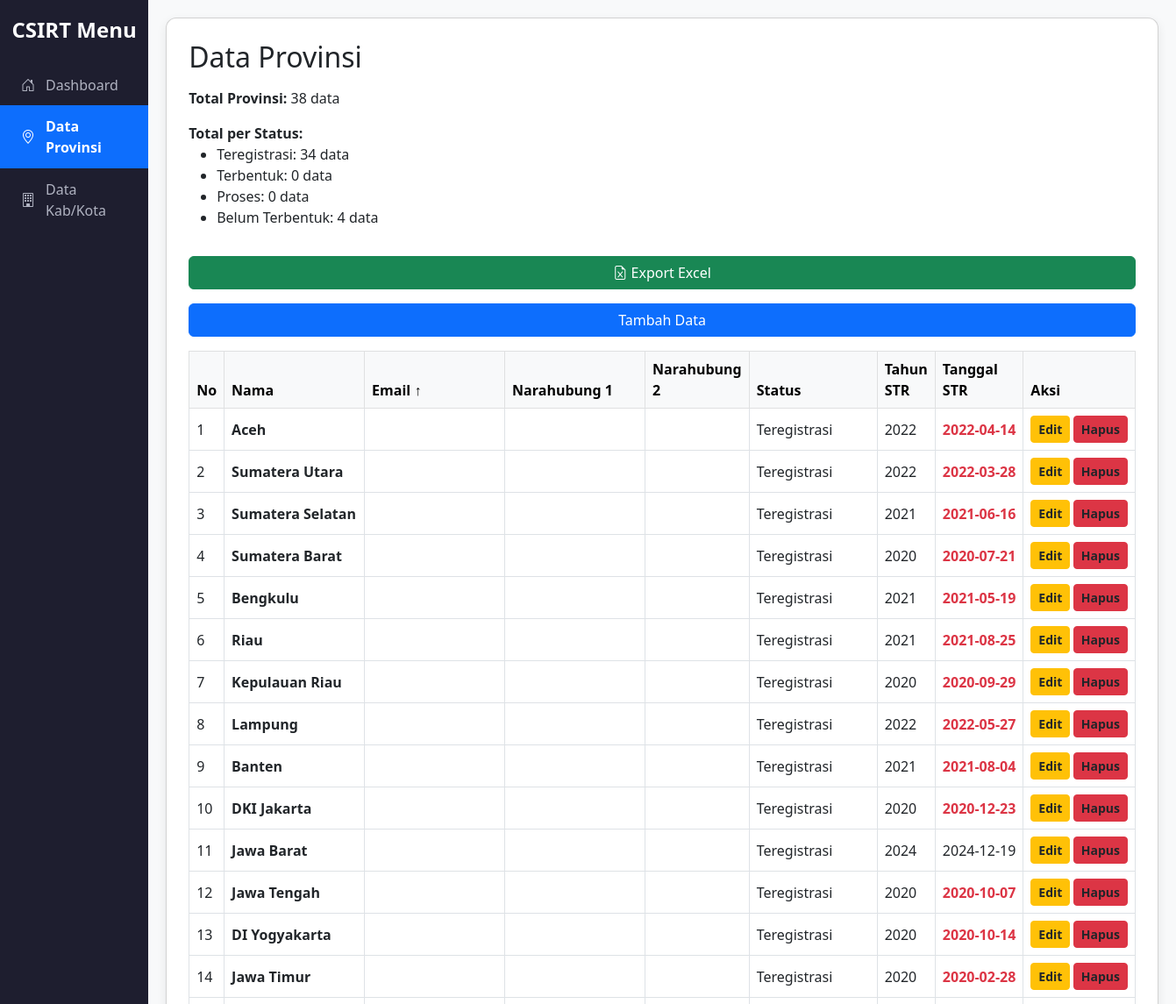
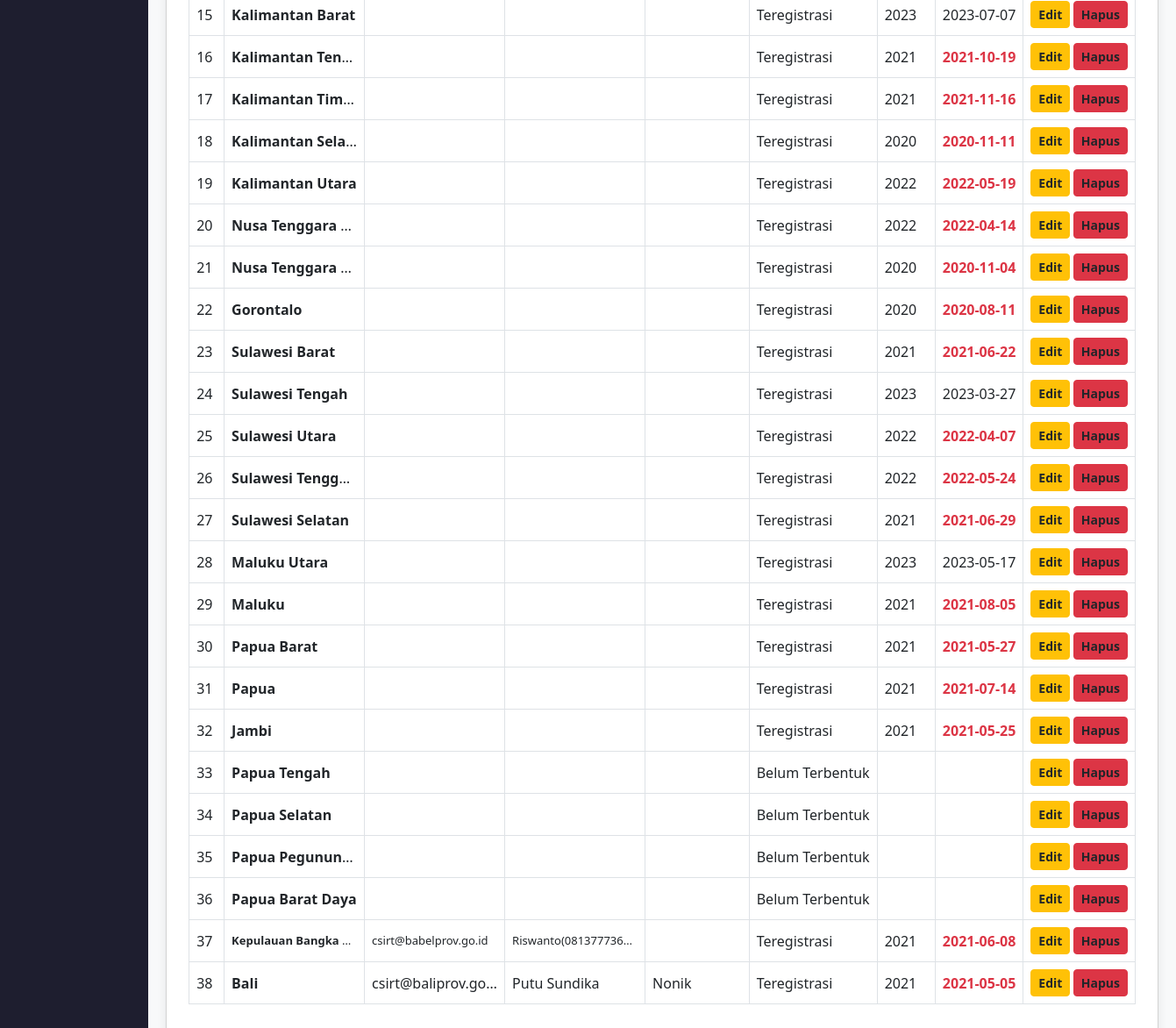
The app's page /provinsi.php?sort=email&order=asc with its own data (2 pictures, top to bottom).
### tables this page shows
CREATE TABLE `provinsi` (
  `id` int NOT NULL AUTO_INCREMENT,
  `nama` varchar(100) NOT NULL,
  `email` varchar(100) DEFAULT NULL,
  `narahubung1` varchar(100) DEFAULT NULL,
  `narahubung2` varchar(100) DEFAULT NULL,
  `tahunSTR` int DEFAULT NULL,
  `tanggalSTR` date DEFAULT NULL,
  `status` varchar(255) DEFAULT NULL,
  PRIMARY KEY (`id`),
  UNIQUE KEY `nama` (`nama`)
);

### provinsi.php (the view, shortened to what this page needs)
<?php include 'conn.php'; ?>
<!DOCTYPE html>
<html>
<head>
    <link href="https://cdn.jsdelivr.net/npm/bootstrap@5.3.0/dist/css/bootstrap.min.css" rel="stylesheet">
    <link href="https://cdn.jsdelivr.net/npm/bootstrap-icons@1.10.5/font/bootstrap-icons.css" rel="stylesheet">
</head>
<body>
<div class="sidebar">
    <h4 class="text-center mb-4">CSIRT Menu</h4>
    <div class="list-group">
        <a href="index.php" class="list-group-item <?= basename($_SERVER['PHP_SELF']) == 'index.php' ? 'active' : '' ?>">
            <i class="bi bi-house-door"></i> Dashboard
        </a>
        <a href="provinsi.php" class="list-group-item <?= basename($_SERVER['PHP_SELF']) == 'provinsi.php' ? 'active' : '' ?>">
            <i class="bi bi-geo-alt"></i> Data Provinsi
        </a>
        <a href="kabkot.php" class="list-group-item <?= basename($_SERVER['PHP_SELF']) == 'kabkot.php' ? 'active' : '' ?>">
            <i class="bi bi-building"></i> Data Kab/Kota
        </a>
    </div>
</div>
<div class="content">
    <div class="card">
        <h2 class="mb-3">Data Provinsi</h2>
        <?php
        $total_result = $conn->query("SELECT COUNT(*) AS total FROM provinsi");
        $total_row = $total_result->fetch_assoc();
        echo "<p><strong>Total Provinsi:</strong> {$total_row['total']} data</p>";
        $status_list = ['Teregistrasi', 'Terbentuk', 'Proses'];
        $counts = [];
        foreach ($status_list as $s) {
            $res = $conn->query("SELECT COUNT(*) as total FROM provinsi WHERE status = '$s'");
            $row = $res->fetch_assoc();
            $counts[$s] = $row['total'];
        }
        $res = $conn->query("SELECT COUNT(*) as total FROM provinsi WHERE status IS NULL OR status = '' OR status = '-'");
        $row = $res->fetch_assoc();
        $counts['Belum Terbentuk'] = $row['total'];
        $allowed_columns = ['nama', 'email', 'narahubung1', 'narahubung2', 'status', 'tahunSTR', 'tanggalSTR'];
        $sort = in_array($_GET['sort'] ?? '', $allowed_columns) ? $_GET['sort'] : 'nama';
        $order = ($_GET['order'] ?? 'asc') === 'desc' ? 'desc' : 'asc';
        $new_order = $order === 'asc' ? 'desc' : 'asc';
        function sort_arrow($column, $current, $order) {
            if ($column !== $current) return '';
            return $order === 'asc' ? ' ↑' : ' ↓';
        }
        ?>
        <div class="mb-3">
            <strong>Total per Status:</strong>
            <ul>
                <li>Teregistrasi: <?= $counts['Teregistrasi'] ?> data</li>
                <li>Terbentuk: <?= $counts['Terbentuk'] ?> data</li>
                <li>Proses: <?= $counts['Proses'] ?> data</li>
                <li>Belum Terbentuk: <?= $counts['Belum Terbentuk'] ?> data</li>
            </ul>
        </div>
        <a href="provinsi_export_excel.php" class="btn btn-success mb-3">
            <i class="bi bi-file-earmark-excel"></i> Export Excel
        </a>
        <a href="provinsi_tambah.php" class="btn btn-primary mb-3">Tambah Data</a>
        <div class="table-responsive">
            <table class="table table-bordered align-middle">
                <thead class="table-light">
                <tr>
                    <th>No</th>
                    <?php
                    foreach ([
                        'nama' => 'Nama',
                        'email' => 'Email',
                        'narahubung1' => 'Narahubung 1',
                        'narahubung2' => 'Narahubung 2',
                        'status' => 'Status',
                        'tahunSTR' => 'Tahun STR',
                        'tanggalSTR' => 'Tanggal STR'
                    ] as $key => $label) {
                        echo "<th><a href='?sort={$key}&order=" . ($sort === $key ? $new_order : 'asc') . "'>$label" . sort_arrow($key, $sort, $order) . "</a></th>";
                    }
                    ?>
                    <th>Aksi</th>
                </tr>
                </thead>
                <tbody>
                <?php
                $result = $conn->query("SELECT * FROM provinsi ORDER BY $sort $order");
                $no = 1;
                while ($row = $result->fetch_assoc()) {
                    $status_display = trim($row['status']) ?: 'Belum Terbentuk';
                    if ($status_display == '-') $status_display = 'Belum Terbentuk';
                    $nama_provinsi = htmlspecialchars($row['nama']);
                    $url_provinsi = urlencode($row['nama']);
                    $tanggalSTR = $row['tanggalSTR'];
                    $tanggalSTR_class = '';
                    if ($tanggalSTR && $tanggalSTR !== '0000-00-00') {
                        $tgl = new DateTime($tanggalSTR);
                        $now = new DateTime();
                        $interval = $tgl->diff($now);
                        if ($interval->y >= 3) {
                            $tanggalSTR_class = 'text-danger fw-bold';
                        }
                    }
                    echo "<tr>
                        <td>{$no}</td>
                        <td><a href='kabkot.php?search={$url_provinsi}&search_by=provinsi' class='text-decoration-none'>{$nama_provinsi}</a></td>
                        <td>{$row['email']}</td>
                        <td>{$row['narahubung1']}</td>
                        <td>{$row['narahubung2']}</td>
                        <td>{$status_display}</td>
                        <td>{$row['tahunSTR']}</td>
                        <td class='{$tanggalSTR_class}'>{$tanggalSTR}</td>
                        <td>
                            <a href='provinsi_edit.php?id={$row['id']}' class='btn btn-sm btn-warning'>Edit</a>
                            <a href='provinsi_hapus.php?id={$row['id']}' class='btn btn-sm btn-danger' onclick='return confirm(\"Yakin hapus?\")'>Hapus</a>
                        </td>
                    </tr>";
                    $no++;
                }
                ?>
                </tbody>
            </table>
        </div>
    </div>
</div>
</body>
</html>

### provinsi.php (style rules this page uses)
body { display: flex; min-height: 100vh; background-color: #f8f9fa; font-family: 'Segoe UI', sans-serif; }
.sidebar { width: 240px; background-color: #1e1e2f; color: #ffffff; display: flex; flex-direction: column; padding: 20px 0; }
.sidebar h4 { color: #ffffff; font-weight: bold; }
.sidebar .list-group { width: 100%; }
.sidebar .list-group-item { background: none; border: none; color: #b0b3c1; font-size: 16px; padding: 12px 24px; display: flex; align-items: center; gap: 12px; transition: background 0.2s ease; }
.sidebar .list-group-item.active { background-color: #0d6efd; color: #ffffff; font-weight: bold; }
.content { flex-grow: 1; padding: 20px; }
.card { border-radius: 12px; box-shadow: 0 4px 12px rgba(0, 0, 0, 0.08); padding: 25px; background-color: #ffffff; }
th a { color: inherit; text-decoration: none; }
.table td a { color: inherit !important; font-weight: bold; }
.table thead { background-color: #f1f1f1; }
.table td { max-width: 160px; white-space: nowrap; overflow: hidden; text-overflow: ellipsis; vertical-align: middle; }
.table td.small-font { font-size: 13px; }

### records on screen
provinsi: nama "Aceh", status "Teregistrasi", tahunSTR "2022", tanggalSTR "2022-04-14"
provinsi: nama "Sumatera Utara", status "Teregistrasi", tahunSTR "2022", tanggalSTR "2022-03-28"
provinsi: nama "Sumatera Selatan", status "Teregistrasi", tahunSTR "2021", tanggalSTR "2021-06-16"
provinsi: nama "Sumatera Barat", status "Teregistrasi", tahunSTR "2020", tanggalSTR "2020-07-21"
provinsi: nama "Bengkulu", status "Teregistrasi", tahunSTR "2021", tanggalSTR "2021-05-19"
provinsi: nama "Riau", status "Teregistrasi", tahunSTR "2021", tanggalSTR "2021-08-25"
provinsi: nama "Kepulauan Riau", status "Teregistrasi", tahunSTR "2020", tanggalSTR "2020-09-29"
provinsi: nama "Lampung", status "Teregistrasi", tahunSTR "2022", tanggalSTR "2022-05-27"
provinsi: nama "Banten", status "Teregistrasi", tahunSTR "2021", tanggalSTR "2021-08-04"
provinsi: nama "DKI Jakarta", status "Teregistrasi", tahunSTR "2020", tanggalSTR "2020-12-23"
provinsi: nama "Jawa Barat", status "Teregistrasi", tahunSTR "2024", tanggalSTR "2024-12-19"
provinsi: nama "Jawa Tengah", status "Teregistrasi", tahunSTR "2020", tanggalSTR "2020-10-07"
provinsi: nama "DI Yogyakarta", status "Teregistrasi", tahunSTR "2020", tanggalSTR "2020-10-14"
provinsi: nama "Jawa Timur", status "Teregistrasi", tahunSTR "2020", tanggalSTR "2020-02-28"
provinsi: nama "Kalimantan Barat", status "Teregistrasi", tahunSTR "2023", tanggalSTR "2023-07-07"
provinsi: nama "Kalimantan Ten…", status "Teregistrasi", tahunSTR "2021", tanggalSTR "2021-10-19"
provinsi: nama "Kalimantan Tim…", status "Teregistrasi", tahunSTR "2021", tanggalSTR "2021-11-16"
provinsi: nama "Kalimantan Sela…", status "Teregistrasi", tahunSTR "2020", tanggalSTR "2020-11-11"
provinsi: nama "Kalimantan Utara", status "Teregistrasi", tahunSTR "2022", tanggalSTR "2022-05-19"
provinsi: nama "Nusa Tenggara…", status "Teregistrasi", tahunSTR "2022", tanggalSTR "2022-04-14"
provinsi: nama "Nusa Tenggara…", status "Teregistrasi", tahunSTR "2020", tanggalSTR "2020-11-04"
provinsi: nama "Gorontalo", status "Teregistrasi", tahunSTR "2020", tanggalSTR "2020-08-11"
provinsi: nama "Sulawesi Barat", status "Teregistrasi", tahunSTR "2021", tanggalSTR "2021-06-22"
provinsi: nama "Sulawesi Tengah", status "Teregistrasi", tahunSTR "2023", tanggalSTR "2023-03-27"
provinsi: nama "Sulawesi Utara", status "Teregistrasi", tahunSTR "2022", tanggalSTR "2022-04-07"
provinsi: nama "Sulawesi Tengg…", status "Teregistrasi", tahunSTR "2022", tanggalSTR "2022-05-24"
provinsi: nama "Sulawesi Selatan", status "Teregistrasi", tahunSTR "2021", tanggalSTR "2021-06-29"
provinsi: nama "Maluku Utara", status "Teregistrasi", tahunSTR "2023", tanggalSTR "2023-05-17"
provinsi: nama "Maluku", status "Teregistrasi", tahunSTR "2021", tanggalSTR "2021-08-05"
provinsi: nama "Papua Barat", status "Teregistrasi", tahunSTR "2021", tanggalSTR "2021-05-27"
provinsi: nama "Papua", status "Teregistrasi", tahunSTR "2021", tanggalSTR "2021-07-14"
provinsi: nama "Jambi", status "Teregistrasi", tahunSTR "2021", tanggalSTR "2021-05-25"
provinsi: nama "Papua Tengah", status "Belum Terbentuk"
provinsi: nama "Papua Selatan", status "Belum Terbentuk"
provinsi: nama "Papua Pegunun…", status "Belum Terbentuk"
provinsi: nama "Papua Barat Daya", status "Belum Terbentuk"
provinsi: nama "Kepulauan Bangka…", email "csirt@babelprov.go.id", narahubung1 "Riswanto(081377736…", status "Teregistrasi", tahunSTR "2021", tanggalSTR "2021-06-08"
provinsi: nama "Bali", email "csirt@baliprov.go…", narahubung1 "Putu Sundika", narahubung2 "Nonik", status "Teregistrasi", tahunSTR "2021", tanggalSTR "2021-05-05"

### other values on screen
$total_row['total'] "38"
$counts['Teregistrasi'] "34"
$counts['Terbentuk'] "0"
$counts['Proses'] "0"
$counts['Belum Terbentuk'] "4"
$label "Nama"
$label "Email"
sort_arrow($key, $sort, $order) "↑"
$label "Narahubung 1"
$label "Narahubung 2"
$label "Status"
$label "Tahun STR"
$label "Tanggal STR"
